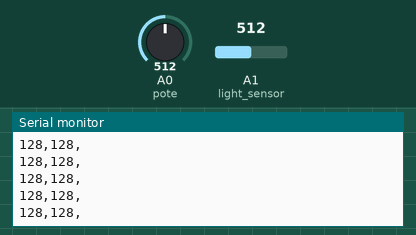
Simulated run of this sketch. Board: Arduino Uno, built with avr-gcc and run on an emulated ATmega328P. Parts: the last lines printed to the serial monitor. The inputs (shaded band) are chosen by the test bench; at power-on: A0 (pote) = 512, A1 (light_sensor) = 512.

Above: at 1.2 s.
1.3 s: A0 (pote) set to 411
At 1.9 s:
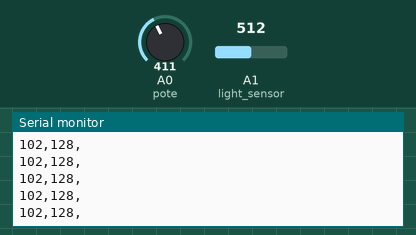
4.3 s: A0 (pote) set to 381
At 4.9 s:
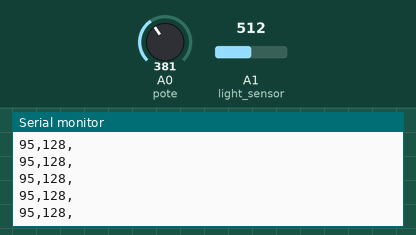
5.8 s: A1 (light_sensor) set to 418
At 6.6 s:
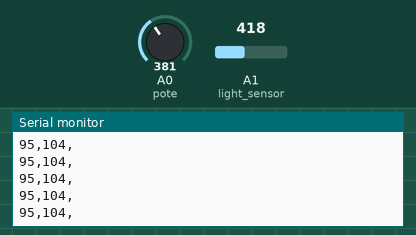
7.3 s: A1 (light_sensor) set to 384
At 7.8 s:
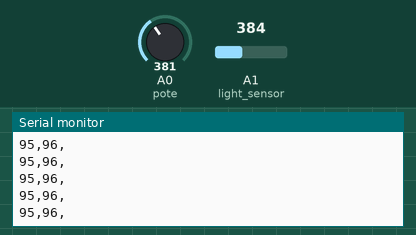
Timing chart, 0 to 10.3 s (numbered marks = the images above; inputs shaded):
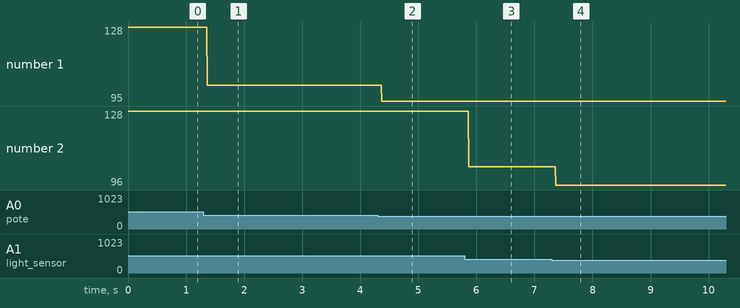

Measured:
- after the input at 1.3 s, the serial monitor: prints a new line after 0.07 s (image 1)
- after the input at 4.3 s, the serial monitor: prints a new line after 0.07 s (image 2)
- after the input at 5.8 s, the serial monitor: prints a new line after 0.07 s (image 3)
- after the input at 7.3 s, the serial monitor: prints a new line after 0.07 s (image 4)
- plotted number 1: 128 → 102 after the input at 1.3 s, 102 → 95 after the input at 4.3 s
- plotted number 2: 128 → 104 after the input at 5.8 s, 104 → 96 after the input at 7.3 s

The sketch:

kaleidoscope.ino
```cpp
/*

Jennings Hanna
FINAL
Physical Computing FALL Semester 2012
MFA IxD SVA
Kaleidoscope Etch a Sketch

*/

const int pote = A0;
const int light_sensor = A1;

int prev_light = 0;
int prev_pote = 0;
//boolean button = 12;

void setup(){
  Serial.begin(9600);

  pinMode(pote,INPUT);
}

void loop(){

  int val = 0;
  int i;

  for(i = 0; i < 10; i++)
  {
  val += analogRead(pote);
  }

  val = val / 10;

//  if (prev_pote != val){
  Serial.print(val / 4); // the sensor val
  Serial.print(',');
//  prev_pote = val;
//  }

  val = 0;
  for(i = 0; i < 10; i++)
  {
  val += analogRead(light_sensor);
  }

  val = val / 10;

  //  if (prev_light != val){
  Serial.print(val / 4); // the sensor val
  Serial.print(',');
  //  prev_light = val;
  //  }

  //  val = digitalRead(button);
  //  Serial.print(val); // the sensor val
  //  Serial.print(',');

  Serial.print('\n');


  // entire program PAUSES HERE
  delay(3);

  // resumes normal
}
```
